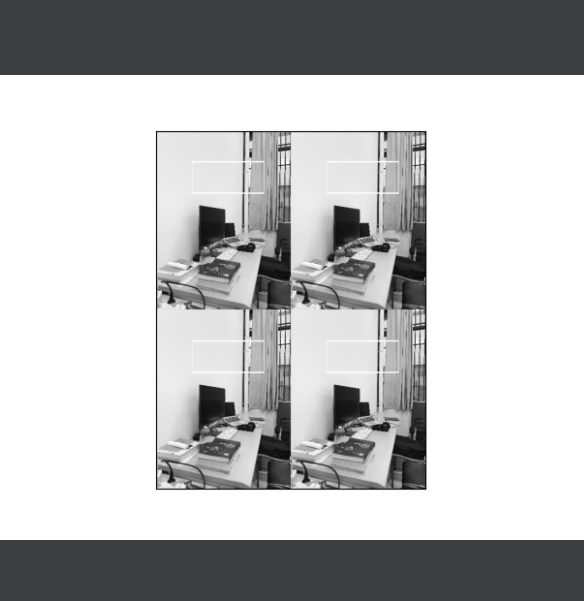

Write Python code to recreate this figure.
import cv2
import numpy as np
from matplotlib import pyplot as plt

img = cv2.imread('b.jpg', 0)
img = cv2.resize(img, (300, 400))
template = img[70:140, 80:240]
img1 = np.hstack([img, img])
img2 = np.hstack([img, img])
img = np.vstack([img1, img2])
w, h = template.shape[::-1]
res = cv2.matchTemplate(img, template, cv2.TM_CCOEFF_NORMED)
threshold = 0.95  # 调整
loc = np.where(res >= threshold)
for pt in zip(*loc[::-1]):
        cv2.rectangle(img, pt, (pt[0] + w, pt[1] + h), 255, 1)
plt.imshow(img, cmap='gray')
plt.xticks([]), plt.yticks([])
plt.show()
